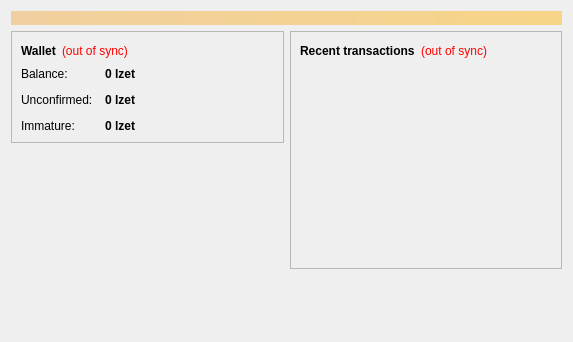
<?xml version="1.0" encoding="UTF-8"?>
<ui version="4.0">
 <class>OverviewPage</class>
 <widget class="QWidget" name="OverviewPage">
  <property name="geometry">
   <rect>
    <x>0</x>
    <y>0</y>
    <width>573</width>
    <height>342</height>
   </rect>
  </property>
  <property name="windowTitle">
   <string>Form</string>
  </property>
  <layout class="QVBoxLayout" name="topLayout">
   <item>
    <widget class="QLabel" name="labelAlerts">
     <property name="visible">
      <bool>false</bool>
     </property>
     <property name="styleSheet">
      <string notr="true">background-color: qlineargradient(x1: 0, y1: 0, x2: 1, y2: 0, stop:0 #F0D0A0, stop:1 #F8D488); color:#000000;</string>
     </property>
     <property name="wordWrap">
      <bool>true</bool>
     </property>
     <property name="margin">
      <number>3</number>
     </property>
    </widget>
   </item>
   <item>
    <layout class="QHBoxLayout" name="horizontalLayout" stretch="1,1">
     <item>
      <layout class="QVBoxLayout" name="verticalLayout_2">
       <item>
        <widget class="QFrame" name="frame">
         <property name="frameShape">
          <enum>QFrame::StyledPanel</enum>
         </property>
         <property name="frameShadow">
          <enum>QFrame::Raised</enum>
         </property>
         <layout class="QVBoxLayout" name="verticalLayout_4">
          <item>
           <layout class="QHBoxLayout" name="horizontalLayout_4">
            <item>
             <widget class="QLabel" name="label_5">
              <property name="font">
               <font>
                <weight>75</weight>
                <bold>true</bold>
               </font>
              </property>
              <property name="text">
               <string>Wallet</string>
              </property>
             </widget>
            </item>
            <item>
             <widget class="QLabel" name="labelWalletStatus">
              <property name="toolTip">
               <string>The displayed information may be out of date. Your wallet automatically synchronizes with the LizaElite network after a connection is established, but this process has not completed yet.</string>
              </property>
              <property name="styleSheet">
               <string notr="true">QLabel { color: red; }</string>
              </property>
              <property name="text">
               <string notr="true">(out of sync)</string>
              </property>
              <property name="alignment">
               <set>Qt::AlignLeading|Qt::AlignLeft|Qt::AlignVCenter</set>
              </property>
             </widget>
            </item>
            <item>
             <spacer name="horizontalSpacer_2">
              <property name="orientation">
               <enum>Qt::Horizontal</enum>
              </property>
              <property name="sizeHint" stdset="0">
               <size>
                <width>40</width>
                <height>20</height>
               </size>
              </property>
             </spacer>
            </item>
           </layout>
          </item>
          <item>
           <layout class="QFormLayout" name="formLayout_2">
            <property name="fieldGrowthPolicy">
             <enum>QFormLayout::AllNonFixedFieldsGrow</enum>
            </property>
            <property name="horizontalSpacing">
             <number>12</number>
            </property>
            <property name="verticalSpacing">
             <number>12</number>
            </property>
            <item row="0" column="0">
             <widget class="QLabel" name="label">
              <property name="text">
               <string>Balance:</string>
              </property>
             </widget>
            </item>
            <item row="0" column="1">
             <widget class="QLabel" name="labelBalance">
              <property name="font">
               <font>
                <weight>75</weight>
                <bold>true</bold>
               </font>
              </property>
              <property name="cursor">
               <cursorShape>IBeamCursor</cursorShape>
              </property>
              <property name="toolTip">
               <string>Your current balance</string>
              </property>
              <property name="text">
               <string notr="true">0 lzet</string>
              </property>
              <property name="textInteractionFlags">
               <set>Qt::LinksAccessibleByMouse|Qt::TextSelectableByKeyboard|Qt::TextSelectableByMouse</set>
              </property>
             </widget>
            </item>
            <item row="1" column="0">
             <widget class="QLabel" name="label_3">
              <property name="text">
               <string>Unconfirmed:</string>
              </property>
             </widget>
            </item>
            <item row="1" column="1">
             <widget class="QLabel" name="labelUnconfirmed">
              <property name="font">
               <font>
                <weight>75</weight>
                <bold>true</bold>
               </font>
              </property>
              <property name="cursor">
               <cursorShape>IBeamCursor</cursorShape>
              </property>
              <property name="toolTip">
               <string>Total of transactions that have yet to be confirmed, and do not yet count toward the current balance</string>
              </property>
              <property name="text">
               <string notr="true">0 lzet</string>
              </property>
              <property name="textInteractionFlags">
               <set>Qt::LinksAccessibleByMouse|Qt::TextSelectableByKeyboard|Qt::TextSelectableByMouse</set>
              </property>
             </widget>
            </item>
            <item row="2" column="0">
             <widget class="QLabel" name="labelImmatureText">
              <property name="text">
               <string>Immature:</string>
              </property>
             </widget>
            </item>
            <item row="2" column="1">
             <widget class="QLabel" name="labelImmature">
              <property name="font">
               <font>
                <weight>75</weight>
                <bold>true</bold>
               </font>
              </property>
              <property name="toolTip">
               <string>Mined balance that has not yet matured</string>
              </property>
              <property name="text">
               <string notr="true">0 lzet</string>
              </property>
              <property name="textInteractionFlags">
               <set>Qt::LinksAccessibleByMouse|Qt::TextSelectableByKeyboard|Qt::TextSelectableByMouse</set>
              </property>
             </widget>
            </item>
           </layout>
          </item>
         </layout>
        </widget>
       </item>
       <item>
        <spacer name="verticalSpacer">
         <property name="orientation">
          <enum>Qt::Vertical</enum>
         </property>
         <property name="sizeHint" stdset="0">
          <size>
           <width>20</width>
           <height>40</height>
          </size>
         </property>
        </spacer>
       </item>
      </layout>
     </item>
     <item>
      <layout class="QVBoxLayout" name="verticalLayout_3">
       <item>
        <widget class="QFrame" name="frame_2">
         <property name="frameShape">
          <enum>QFrame::StyledPanel</enum>
         </property>
         <property name="frameShadow">
          <enum>QFrame::Raised</enum>
         </property>
         <layout class="QVBoxLayout" name="verticalLayout">
          <item>
           <layout class="QHBoxLayout" name="horizontalLayout_2">
            <item>
             <widget class="QLabel" name="label_4">
              <property name="text">
               <string>&lt;b&gt;Recent transactions&lt;/b&gt;</string>
              </property>
             </widget>
            </item>
            <item>
             <widget class="QLabel" name="labelTransactionsStatus">
              <property name="toolTip">
               <string>The displayed information may be out of date. Your wallet automatically synchronizes with the LizaElite network after a connection is established, but this process has not completed yet.</string>
              </property>
              <property name="styleSheet">
               <string notr="true">QLabel { color: red; }</string>
              </property>
              <property name="text">
               <string notr="true">(out of sync)</string>
              </property>
              <property name="alignment">
               <set>Qt::AlignRight|Qt::AlignTrailing|Qt::AlignVCenter</set>
              </property>
             </widget>
            </item>
            <item>
             <spacer name="horizontalSpacer">
              <property name="orientation">
               <enum>Qt::Horizontal</enum>
              </property>
              <property name="sizeHint" stdset="0">
               <size>
                <width>40</width>
                <height>20</height>
               </size>
              </property>
             </spacer>
            </item>
           </layout>
          </item>
          <item>
           <widget class="QListView" name="listTransactions">
            <property name="styleSheet">
             <string notr="true">QListView { background: transparent; }</string>
            </property>
            <property name="frameShape">
             <enum>QFrame::NoFrame</enum>
            </property>
            <property name="verticalScrollBarPolicy">
             <enum>Qt::ScrollBarAlwaysOff</enum>
            </property>
            <property name="horizontalScrollBarPolicy">
             <enum>Qt::ScrollBarAlwaysOff</enum>
            </property>
            <property name="selectionMode">
             <enum>QAbstractItemView::NoSelection</enum>
            </property>
           </widget>
          </item>
         </layout>
        </widget>
       </item>
       <item>
        <spacer name="verticalSpacer_2">
         <property name="orientation">
          <enum>Qt::Vertical</enum>
         </property>
         <property name="sizeHint" stdset="0">
          <size>
           <width>20</width>
           <height>40</height>
          </size>
         </property>
        </spacer>
       </item>
      </layout>
     </item>
    </layout>
   </item>
  </layout>
 </widget>
 <resources/>
 <connections/>
</ui>
